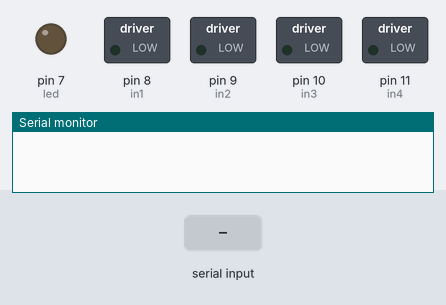
The sketch below on a simulated Arduino Uno, built with avr-gcc and run on an emulated ATmega328P. Parts: switched loads named in the sketch (green lamp = pin HIGH), output pins drawn as LEDs (lit = HIGH), the last lines printed to the serial monitor. The inputs (shaded band) are chosen by the test bench.

Above: at 1.2 s.
1.3 s: "F" received over Serial
At 2.0 s:
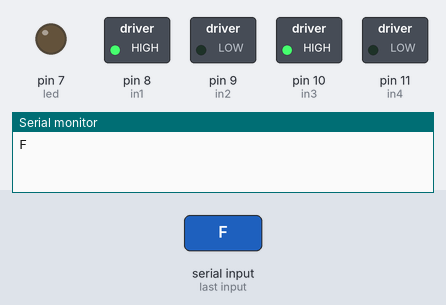
2.9 s: "B" received over Serial
At 4.2 s:
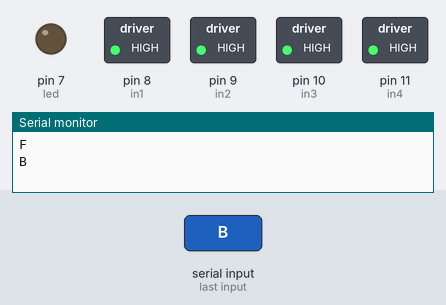
4.5 s: "W" received over Serial
At 5.6 s:
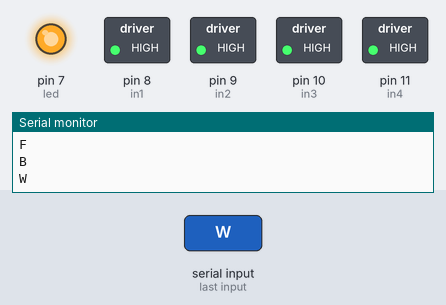
6.0 s: "S" received over Serial
At 6.7 s:
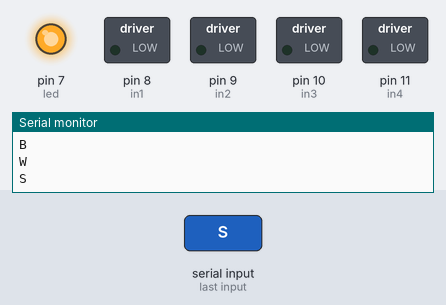
7.5 s: "L" received over Serial
At 7.9 s:
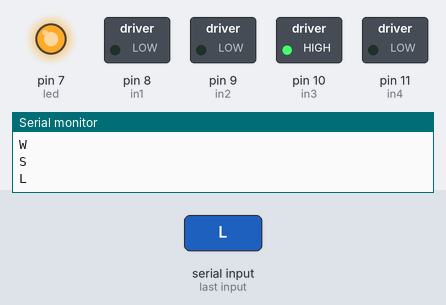
9.0 s: "R" received over Serial
At 10.2 s:
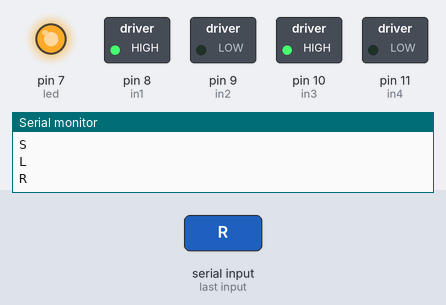
Timing chart, 0 to 11.5 s (numbered marks = the images above; inputs shaded):
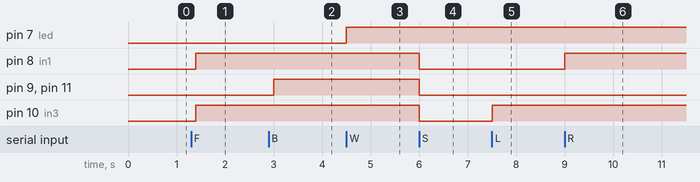

Measured:
- after the input at 1.3 s, pin 8 (in1), pin 10 (in3): LOW → HIGH after 0.10 s
- after the input at 2.9 s, pin 9 (in2), pin 11 (in4): LOW → HIGH after 0.10 s
- after the input at 4.5 s, pin 7 (led): LOW → HIGH at once
- after the input at 6.0 s, pin 8 (in1), pin 9 (in2), pin 10 (in3), pin 11 (in4): HIGH → LOW at once
- after the input at 7.5 s, pin 10 (in3): LOW → HIGH at once
- after the input at 9.0 s, pin 8 (in1): LOW → HIGH at once

The sketch:

bluetooth_car.ino
```cpp
char t;

int in1 = 8;
int in2 = 9;
int in3 = 10;
int in4 = 11;
int led = 7;


void setup() {
pinMode(in1,OUTPUT);   //left motors forward 13
pinMode(in2,OUTPUT);   //left motors reverse 12
pinMode(in3,OUTPUT);   //right motors forward 11
pinMode(in4,OUTPUT);   //right motors reverse 10
pinMode(led,OUTPUT);   //Led
Serial.begin(9600);

}

void loop() {
if(Serial.available()){
  t = Serial.read();
  Serial.println(t);
}

if(t == 'F'){            //move forward(all motors rotate in forward direction)
  digitalWrite(in1,HIGH);
  digitalWrite(in3,HIGH);
}

else if(t == 'B'){      //move reverse (all motors rotate in reverse direction)
  digitalWrite(in2,HIGH);
  digitalWrite(in4,HIGH);
}

else if(t == 'L'){      //turn right (left side motors rotate in forward direction, right side motors doesn't rotate)
  digitalWrite(in3,HIGH);
}

else if(t == 'R'){      //turn left (right side motors rotate in forward direction, left side motors doesn't rotate)
  digitalWrite(in1,HIGH);
}

else if(t == 'W'){    //turn led on or off)
  digitalWrite(led,HIGH);
}
else if(t == 'w'){
  digitalWrite(led,LOW);
}

else if(t == 'S'){      //STOP (all motors stop)
  digitalWrite(in1,LOW);
  digitalWrite(in2,LOW);
  digitalWrite(in3,LOW);
  digitalWrite(in4,LOW);
}
delay(100);
}
```
